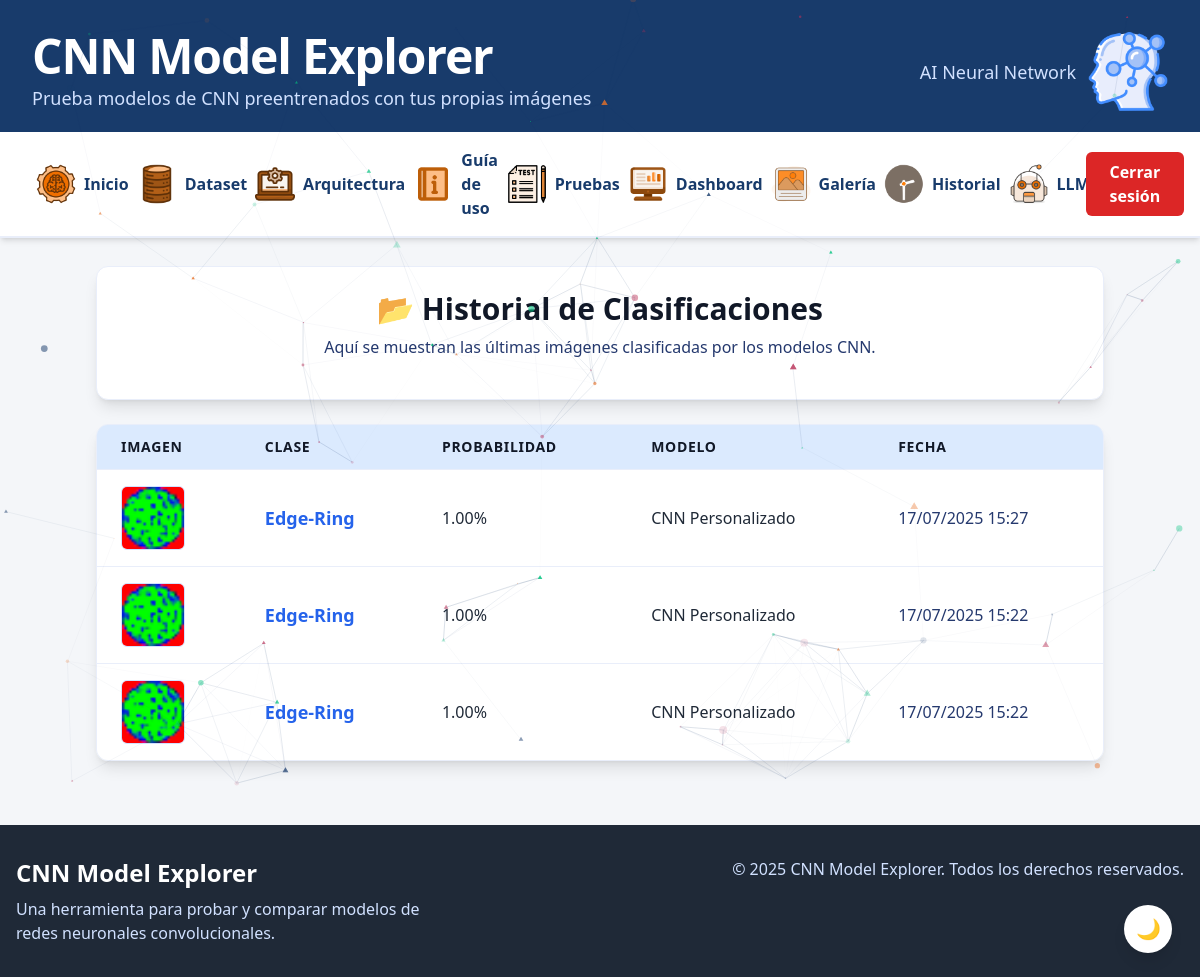
Page /historial/ (signed in) on the committed database.
### waferapp/models.py (models this page shows, shortened)
class HistorialPrediccion(models.Model):
    usuario = models.ForeignKey(User, on_delete=models.CASCADE)
    imagen = models.ImageField(upload_to='historial/')
    resultado = models.CharField(max_length=100)
    probabilidad = models.FloatField()
    fecha = models.DateTimeField(auto_now_add=True)

### waferapp/views.py (the view)
# urls.py: path('historial/', HistorialView.as_view(), name='historial')
class HistorialView(ListView):
    model = HistorialPrediccion
    template_name = 'pruebas/historial.html'
    context_object_name = 'historial'
    def get_queryset(self):
        return HistorialPrediccion.objects.filter(usuario=self.request.user).order_by('-fecha')

### waferapp/templates/pruebas/historial.html
{% extends 'base/base.html' %}
{% load static %}
{% block content %}
<div class="mx-auto pt-2 p-5"></div>
<div class="p-6 mx-24 bg-white dark:bg-gray-800 rounded-xl text-gray-900 dark:text-white shadow-lg hover:shadow-xl transition-shadow duration-300 overflow-hidden border border-gray-200 dark:border-gray-700">
    <h1 class="text-3xl font-bold mb-2 text-center">📂 Historial de Clasificaciones</h1>
    <h2 class="text-md font-normal mb-4 text-center text-gray-600 dark:text-gray-300">
        Aquí se muestran las últimas imágenes clasificadas por los modelos CNN.
    </h2>
</div>
<div class="mx-24 my-6">
    <div class="overflow-hidden shadow-lg rounded-xl border border-gray-200 dark:border-gray-700">
        <table class="min-w-full divide-y divide-gray-200 dark:divide-gray-600">
            <thead class="bg-blue-100 dark:bg-gray-700 text-gray-900 dark:text-white">
                <tr>
                    <th class="px-6 py-3 text-left text-sm font-semibold uppercase tracking-wider">Imagen</th>
                    <th class="px-6 py-3 text-left text-sm font-semibold uppercase tracking-wider">Clase</th>
                    <th class="px-6 py-3 text-left text-sm font-semibold uppercase tracking-wider">Probabilidad</th>
                    <th class="px-6 py-3 text-left text-sm font-semibold uppercase tracking-wider">Modelo</th>
                    <th class="px-6 py-3 text-left text-sm font-semibold uppercase tracking-wider">Fecha</th>
                </tr>
            </thead>
            <tbody class="bg-white dark:bg-gray-800 divide-y divide-gray-200 dark:divide-gray-600">
                {% for c in historial %}
                <tr class="hover:bg-blue-50 dark:hover:bg-gray-700 transition duration-200">
                    <td class="px-6 py-4 whitespace-nowrap">
                        <img src="{{ c.imagen.url }}" alt="img" class="w-16 h-16 object-cover rounded-md border border-gray-300 dark:border-gray-600">
                    </td>
                    <td class="px-6 py-4 text-blue-600 dark:text-blue-300 font-semibold text-lg">{{ c.resultado }}</td>
                    <td class="px-6 py-4 text-gray-800 dark:text-gray-100">{{ c.probabilidad|floatformat:2 }}%</td>
                    <td class="px-6 py-4 text-gray-800 dark:text-gray-100">CNN Personalizado</td>
                    <td class="px-6 py-4 text-gray-600 dark:text-gray-300">{{ c.fecha|date:"d/m/Y H:i" }}</td>
                </tr>
                {% empty %}
                <tr>
                    <td colspan="5" class="text-center py-6 text-gray-500 dark:text-gray-400">
                        No hay registros aún. Sube una imagen en la sección de pruebas.
                    </td>
                </tr>
                {% endfor %}
            </tbody>
        </table>
    </div>
</div>
{% endblock %}

### waferapp/templates/base/base.html (style rules this page uses)
body, html { position: relative; z-index: 1; }

### rows in the picture
HistorialPrediccion: imagen (picture), resultado "Edge-Ring", probabilidad "1.00", fecha "17/07/2025 15:27"
HistorialPrediccion: imagen (picture), resultado "Edge-Ring", probabilidad "1.00", fecha "17/07/2025 15:22"
HistorialPrediccion: imagen (picture), resultado "Edge-Ring", probabilidad "1.00", fecha "17/07/2025 15:22"
